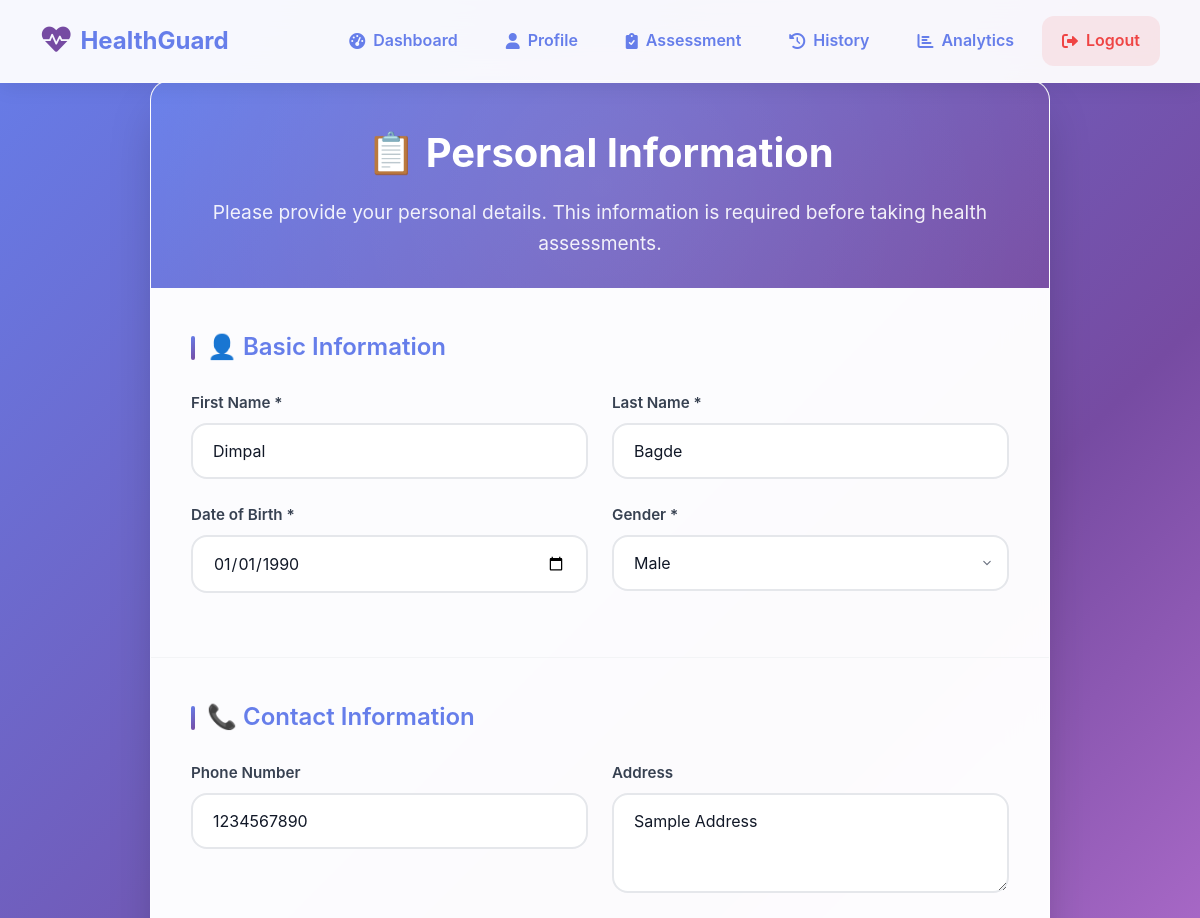
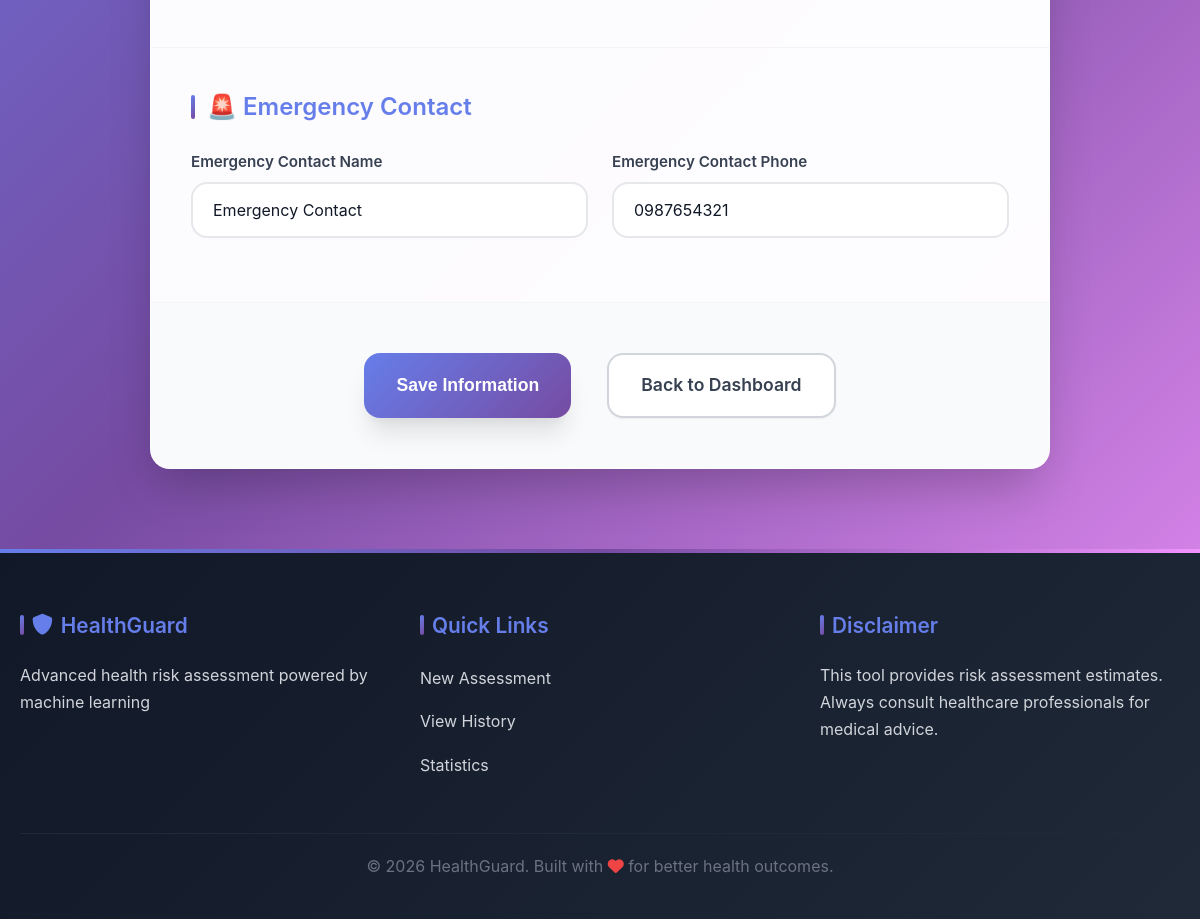
The app's page /personal-info (signed in) with its own data (2 pictures, top to bottom).
### app.py (models this page shows)
class PersonalInfo(db.Model):
    id = db.Column(db.Integer, primary_key=True)
    user_id = db.Column(db.Integer, db.ForeignKey('user.id'), nullable=False)
    first_name = db.Column(db.String(100))
    last_name = db.Column(db.String(100))
    phone = db.Column(db.String(20))
    address = db.Column(db.Text)
    date_of_birth = db.Column(db.Date)
    gender = db.Column(db.String(20))
    emergency_contact = db.Column(db.String(100))
    emergency_phone = db.Column(db.String(20))
    created_at = db.Column(db.DateTime, default=datetime.utcnow)
    updated_at = db.Column(db.DateTime, default=datetime.utcnow, onupdate=datetime.utcnow)

### app.py (the view, shortened to what this page needs)
@app.route('/personal-info', methods=['GET', 'POST'])
@login_required
def personal_info():
    personal_info = PersonalInfo.query.filter_by(user_id=current_user.id).first()
    return render_template('personal_info.html', personal_info=personal_info)

### app.py (called while the page is built)
@app.context_processor
def inject_personal_info():
    if current_user.is_authenticated:
        personal_info = PersonalInfo.query.filter_by(user_id=current_user.id).first()
        return {'personal_info': personal_info}
    return {}

@login_manager.user_loader
def load_user(user_id):
    return User.query.get(int(user_id))

### templates/personal_info.html (shortened to what this page needs)
{% extends "base.html" %}
{% block content %}
<div class="form-container">
    <div class="form-header">
        <h1>📋 Personal Information</h1>
        <p>Please provide your personal details. This information is required before taking health assessments.</p>
    </div>
    <form method="POST" class="health-form" id="personalForm">
        <div class="form-section">
            <h3>👤 Basic Information</h3>
            <div class="form-grid">
                <div class="form-group">
                    <label for="first_name">First Name *</label>
                    <input type="text" id="first_name" name="first_name" required
                           value="{{ personal_info.first_name if personal_info else '' }}">
                </div>
                <div class="form-group">
                    <label for="last_name">Last Name *</label>
                    <input type="text" id="last_name" name="last_name" required
                           value="{{ personal_info.last_name if personal_info else '' }}">
                </div>
                <div class="form-group">
                    <label for="date_of_birth">Date of Birth *</label>
                    <input type="date" id="date_of_birth" name="date_of_birth" required
                           value="{{ personal_info.date_of_birth.strftime('%Y-%m-%d') if personal_info and personal_info.date_of_birth else '' }}">
                </div>
                <div class="form-group">
                    <label for="gender">Gender *</label>
                    <select id="gender" name="gender" required>
                        <option value="Male" {{ 'selected' if personal_info and personal_info.gender == 'Male' else '' }}>Male</option>
                    </select>
                </div>
            </div>
        </div>
        <div class="form-section">
            <h3>📞 Contact Information</h3>
            <div class="form-grid">
                <div class="form-group">
                    <label for="phone">Phone Number</label>
                    <input type="tel" id="phone" name="phone"
                           value="{{ personal_info.phone if personal_info else '' }}">
                </div>
                <div class="form-group">
                    <label for="address">Address</label>
                    <textarea id="address" name="address" rows="3">{{ personal_info.address if personal_info else '' }}</textarea>
                </div>
            </div>
        </div>
        <div class="form-section">
            <h3>🚨 Emergency Contact</h3>
            <div class="form-grid">
                <div class="form-group">
                    <label for="emergency_contact">Emergency Contact Name</label>
                    <input type="text" id="emergency_contact" name="emergency_contact"
                           value="{{ personal_info.emergency_contact if personal_info else '' }}">
                </div>
                <div class="form-group">
                    <label for="emergency_phone">Emergency Contact Phone</label>
                    <input type="tel" id="emergency_phone" name="emergency_phone"
                           value="{{ personal_info.emergency_phone if personal_info else '' }}">
                </div>
            </div>
        </div>
        <div class="form-actions">
            <button type="submit" class="btn btn-primary">Save Information</button>
            <a href="{{ url_for('dashboard') }}" class="btn btn-secondary">Back to Dashboard</a>
        </div>
    </form>
</div>
{% endblock %}

### records on screen
PersonalInfo: first_name "Dimpal", last_name "Bagde", date_of_birth "01/01/1990", phone "1234567890", address "Sample Address", emergency_contact "Emergency Contact", emergency_phone "0987654321"
